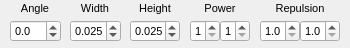
<?xml version="1.0" encoding="UTF-8"?>
<ui version="4.0">
 <class>DrawingToolbarContext3</class>
 <widget class="QWidget" name="DrawingToolbarContext3">
  <property name="geometry">
   <rect>
    <x>0</x>
    <y>0</y>
    <width>350</width>
    <height>48</height>
   </rect>
  </property>
  <property name="windowTitle">
   <string>Drawing Toolbar</string>
  </property>
  <widget class="QDoubleSpinBox" name="spinSigmaY">
   <property name="geometry">
    <rect>
     <x>130</x>
     <y>20</y>
     <width>50</width>
     <height>22</height>
    </rect>
   </property>
   <property name="font">
    <font>
     <pointsize>8</pointsize>
    </font>
   </property>
   <property name="decimals">
    <number>3</number>
   </property>
   <property name="minimum">
    <double>0.001000000000000</double>
   </property>
   <property name="maximum">
    <double>0.500000000000000</double>
   </property>
   <property name="singleStep">
    <double>0.010000000000000</double>
   </property>
   <property name="value">
    <double>0.025000000000000</double>
   </property>
  </widget>
  <widget class="QLabel" name="label_4">
   <property name="geometry">
    <rect>
     <x>10</x>
     <y>0</y>
     <width>50</width>
     <height>16</height>
    </rect>
   </property>
   <property name="font">
    <font>
     <pointsize>8</pointsize>
    </font>
   </property>
   <property name="text">
    <string>Angle</string>
   </property>
   <property name="alignment">
    <set>Qt::AlignCenter</set>
   </property>
  </widget>
  <widget class="QLabel" name="label_2">
   <property name="geometry">
    <rect>
     <x>70</x>
     <y>0</y>
     <width>50</width>
     <height>16</height>
    </rect>
   </property>
   <property name="font">
    <font>
     <pointsize>8</pointsize>
    </font>
   </property>
   <property name="text">
    <string>Width</string>
   </property>
   <property name="alignment">
    <set>Qt::AlignCenter</set>
   </property>
  </widget>
  <widget class="QLabel" name="label_3">
   <property name="geometry">
    <rect>
     <x>130</x>
     <y>0</y>
     <width>50</width>
     <height>16</height>
    </rect>
   </property>
   <property name="font">
    <font>
     <pointsize>8</pointsize>
    </font>
   </property>
   <property name="text">
    <string>Height</string>
   </property>
   <property name="alignment">
    <set>Qt::AlignCenter</set>
   </property>
  </widget>
  <widget class="QDoubleSpinBox" name="spinSigmaX">
   <property name="geometry">
    <rect>
     <x>70</x>
     <y>20</y>
     <width>51</width>
     <height>22</height>
    </rect>
   </property>
   <property name="font">
    <font>
     <pointsize>8</pointsize>
    </font>
   </property>
   <property name="decimals">
    <number>3</number>
   </property>
   <property name="minimum">
    <double>0.001000000000000</double>
   </property>
   <property name="maximum">
    <double>0.500000000000000</double>
   </property>
   <property name="singleStep">
    <double>0.010000000000000</double>
   </property>
   <property name="value">
    <double>0.025000000000000</double>
   </property>
  </widget>
  <widget class="QDoubleSpinBox" name="spinAngle">
   <property name="geometry">
    <rect>
     <x>10</x>
     <y>20</y>
     <width>51</width>
     <height>22</height>
    </rect>
   </property>
   <property name="font">
    <font>
     <pointsize>8</pointsize>
    </font>
   </property>
   <property name="decimals">
    <number>1</number>
   </property>
   <property name="minimum">
    <double>-180.000000000000000</double>
   </property>
   <property name="maximum">
    <double>180.000000000000000</double>
   </property>
  </widget>
  <widget class="QLabel" name="label_5">
   <property name="geometry">
    <rect>
     <x>190</x>
     <y>0</y>
     <width>60</width>
     <height>16</height>
    </rect>
   </property>
   <property name="font">
    <font>
     <pointsize>8</pointsize>
    </font>
   </property>
   <property name="text">
    <string>Power</string>
   </property>
   <property name="alignment">
    <set>Qt::AlignCenter</set>
   </property>
  </widget>
  <widget class="QDoubleSpinBox" name="spinRepulsionX">
   <property name="geometry">
    <rect>
     <x>260</x>
     <y>20</y>
     <width>40</width>
     <height>22</height>
    </rect>
   </property>
   <property name="font">
    <font>
     <pointsize>8</pointsize>
    </font>
   </property>
   <property name="decimals">
    <number>1</number>
   </property>
   <property name="minimum">
    <double>1.000000000000000</double>
   </property>
   <property name="maximum">
    <double>99.000000000000000</double>
   </property>
   <property name="singleStep">
    <double>0.100000000000000</double>
   </property>
   <property name="value">
    <double>1.000000000000000</double>
   </property>
  </widget>
  <widget class="QLabel" name="label_6">
   <property name="geometry">
    <rect>
     <x>260</x>
     <y>0</y>
     <width>80</width>
     <height>16</height>
    </rect>
   </property>
   <property name="font">
    <font>
     <pointsize>8</pointsize>
    </font>
   </property>
   <property name="text">
    <string>Repulsion</string>
   </property>
   <property name="alignment">
    <set>Qt::AlignCenter</set>
   </property>
  </widget>
  <widget class="QSpinBox" name="spinPowerX">
   <property name="geometry">
    <rect>
     <x>190</x>
     <y>20</y>
     <width>30</width>
     <height>22</height>
    </rect>
   </property>
   <property name="font">
    <font>
     <pointsize>8</pointsize>
    </font>
   </property>
   <property name="minimum">
    <number>1</number>
   </property>
  </widget>
  <widget class="QSpinBox" name="spinPowerY">
   <property name="geometry">
    <rect>
     <x>220</x>
     <y>20</y>
     <width>30</width>
     <height>22</height>
    </rect>
   </property>
   <property name="font">
    <font>
     <pointsize>8</pointsize>
    </font>
   </property>
   <property name="minimum">
    <number>1</number>
   </property>
  </widget>
  <widget class="QDoubleSpinBox" name="spinRepulsionY">
   <property name="geometry">
    <rect>
     <x>300</x>
     <y>20</y>
     <width>40</width>
     <height>22</height>
    </rect>
   </property>
   <property name="font">
    <font>
     <pointsize>8</pointsize>
    </font>
   </property>
   <property name="decimals">
    <number>1</number>
   </property>
   <property name="minimum">
    <double>1.000000000000000</double>
   </property>
   <property name="maximum">
    <double>99.000000000000000</double>
   </property>
   <property name="singleStep">
    <double>0.100000000000000</double>
   </property>
   <property name="value">
    <double>1.000000000000000</double>
   </property>
  </widget>
 </widget>
 <resources/>
 <connections/>
</ui>
